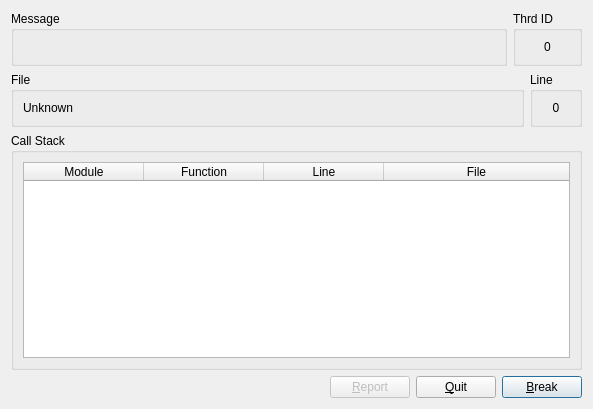
<?xml version="1.0" encoding="UTF-8"?>
<ui version="4.0">
 <class>Assert</class>
 <widget class="QDialog" name="Assert">
  <property name="windowModality">
   <enum>Qt::ApplicationModal</enum>
  </property>
  <property name="geometry">
   <rect>
    <x>0</x>
    <y>0</y>
    <width>593</width>
    <height>409</height>
   </rect>
  </property>
  <property name="contextMenuPolicy">
   <enum>Qt::NoContextMenu</enum>
  </property>
  <property name="windowTitle">
   <string>RTM Assert Failed!</string>
  </property>
  <property name="windowIcon">
   <iconset>
    <normaloff>:/resources/images/error.png</normaloff>:/resources/images/error.png</iconset>
  </property>
  <property name="modal">
   <bool>true</bool>
  </property>
  <layout class="QVBoxLayout" name="verticalLayout">
   <item>
    <layout class="QHBoxLayout" name="horizontalLayout_6">
     <item>
      <widget class="QGroupBox" name="groupBox">
       <property name="sizePolicy">
        <sizepolicy hsizetype="Expanding" vsizetype="Minimum">
         <horstretch>0</horstretch>
         <verstretch>0</verstretch>
        </sizepolicy>
       </property>
       <property name="title">
        <string>Message</string>
       </property>
       <layout class="QHBoxLayout" name="horizontalLayout">
        <item>
         <widget class="QLabel" name="label_condition">
          <property name="sizePolicy">
           <sizepolicy hsizetype="Expanding" vsizetype="Preferred">
            <horstretch>0</horstretch>
            <verstretch>0</verstretch>
           </sizepolicy>
          </property>
          <property name="text">
           <string/>
          </property>
         </widget>
        </item>
       </layout>
      </widget>
     </item>
     <item>
      <widget class="QGroupBox" name="groupBox_5">
       <property name="sizePolicy">
        <sizepolicy hsizetype="Preferred" vsizetype="Minimum">
         <horstretch>0</horstretch>
         <verstretch>0</verstretch>
        </sizepolicy>
       </property>
       <property name="title">
        <string>Thrd ID</string>
       </property>
       <layout class="QGridLayout" name="gridLayout_2">
        <item row="0" column="0">
         <widget class="QLabel" name="label_thread">
          <property name="text">
           <string>0</string>
          </property>
          <property name="alignment">
           <set>Qt::AlignCenter</set>
          </property>
         </widget>
        </item>
       </layout>
      </widget>
     </item>
    </layout>
   </item>
   <item>
    <layout class="QHBoxLayout" name="horizontalLayout_4">
     <item>
      <widget class="QGroupBox" name="groupBox_2">
       <property name="sizePolicy">
        <sizepolicy hsizetype="Expanding" vsizetype="Minimum">
         <horstretch>0</horstretch>
         <verstretch>0</verstretch>
        </sizepolicy>
       </property>
       <property name="title">
        <string>File</string>
       </property>
       <layout class="QHBoxLayout" name="horizontalLayout_3">
        <item>
         <widget class="QLabel" name="label_file">
          <property name="text">
           <string>Unknown</string>
          </property>
         </widget>
        </item>
       </layout>
      </widget>
     </item>
     <item>
      <widget class="QGroupBox" name="groupBox_3">
       <property name="sizePolicy">
        <sizepolicy hsizetype="Minimum" vsizetype="Minimum">
         <horstretch>0</horstretch>
         <verstretch>0</verstretch>
        </sizepolicy>
       </property>
       <property name="title">
        <string>Line</string>
       </property>
       <layout class="QHBoxLayout" name="horizontalLayout_2">
        <item>
         <widget class="QLabel" name="label_line">
          <property name="text">
           <string>0</string>
          </property>
          <property name="alignment">
           <set>Qt::AlignCenter</set>
          </property>
         </widget>
        </item>
       </layout>
      </widget>
     </item>
    </layout>
   </item>
   <item>
    <widget class="QGroupBox" name="groupBox_4">
     <property name="sizePolicy">
      <sizepolicy hsizetype="Preferred" vsizetype="Expanding">
       <horstretch>0</horstretch>
       <verstretch>0</verstretch>
      </sizepolicy>
     </property>
     <property name="title">
      <string>Call Stack</string>
     </property>
     <layout class="QGridLayout" name="gridLayout">
      <item row="0" column="0">
       <widget class="QTableWidget" name="call_stack_table">
        <property name="focusPolicy">
         <enum>Qt::NoFocus</enum>
        </property>
        <property name="editTriggers">
         <set>QAbstractItemView::NoEditTriggers</set>
        </property>
        <property name="tabKeyNavigation">
         <bool>false</bool>
        </property>
        <property name="showDropIndicator" stdset="0">
         <bool>false</bool>
        </property>
        <property name="selectionMode">
         <enum>QAbstractItemView::SingleSelection</enum>
        </property>
        <property name="selectionBehavior">
         <enum>QAbstractItemView::SelectRows</enum>
        </property>
        <attribute name="horizontalHeaderDefaultSectionSize">
         <number>120</number>
        </attribute>
        <attribute name="horizontalHeaderStretchLastSection">
         <bool>true</bool>
        </attribute>
        <attribute name="verticalHeaderVisible">
         <bool>false</bool>
        </attribute>
        <attribute name="verticalHeaderDefaultSectionSize">
         <number>17</number>
        </attribute>
        <column>
         <property name="text">
          <string>Module</string>
         </property>
        </column>
        <column>
         <property name="text">
          <string>Function</string>
         </property>
        </column>
        <column>
         <property name="text">
          <string>Line</string>
         </property>
        </column>
        <column>
         <property name="text">
          <string>File</string>
         </property>
        </column>
       </widget>
      </item>
     </layout>
    </widget>
   </item>
   <item>
    <layout class="QHBoxLayout" name="horizontalLayout_5">
     <item>
      <spacer name="horizontalSpacer">
       <property name="orientation">
        <enum>Qt::Horizontal</enum>
       </property>
       <property name="sizeHint" stdset="0">
        <size>
         <width>40</width>
         <height>20</height>
        </size>
       </property>
      </spacer>
     </item>
     <item>
      <widget class="QPushButton" name="buttonReport">
       <property name="enabled">
        <bool>false</bool>
       </property>
       <property name="text">
        <string>&amp;Report</string>
       </property>
      </widget>
     </item>
     <item>
      <widget class="QPushButton" name="buttonQuit">
       <property name="text">
        <string>&amp;Quit</string>
       </property>
      </widget>
     </item>
     <item>
      <widget class="QPushButton" name="buttonBreak">
       <property name="text">
        <string>&amp;Break</string>
       </property>
       <property name="default">
        <bool>true</bool>
       </property>
      </widget>
     </item>
    </layout>
   </item>
  </layout>
 </widget>
 <resources>
  <include location="rqt.qrc"/>
 </resources>
 <connections>
  <connection>
   <sender>buttonQuit</sender>
   <signal>clicked()</signal>
   <receiver>Assert</receiver>
   <slot>buttonQuit()</slot>
   <hints>
    <hint type="sourcelabel">
     <x>470</x>
     <y>388</y>
    </hint>
    <hint type="destinationlabel">
     <x>453</x>
     <y>406</y>
    </hint>
   </hints>
  </connection>
  <connection>
   <sender>buttonBreak</sender>
   <signal>clicked()</signal>
   <receiver>Assert</receiver>
   <slot>buttonBreak()</slot>
   <hints>
    <hint type="sourcelabel">
     <x>543</x>
     <y>388</y>
    </hint>
    <hint type="destinationlabel">
     <x>537</x>
     <y>405</y>
    </hint>
   </hints>
  </connection>
  <connection>
   <sender>buttonReport</sender>
   <signal>clicked()</signal>
   <receiver>Assert</receiver>
   <slot>buttonReport()</slot>
   <hints>
    <hint type="sourcelabel">
     <x>389</x>
     <y>389</y>
    </hint>
    <hint type="destinationlabel">
     <x>268</x>
     <y>377</y>
    </hint>
   </hints>
  </connection>
 </connections>
 <slots>
  <slot>buttonQuit()</slot>
  <slot>buttonBreak()</slot>
  <slot>buttonReport()</slot>
 </slots>
</ui>
